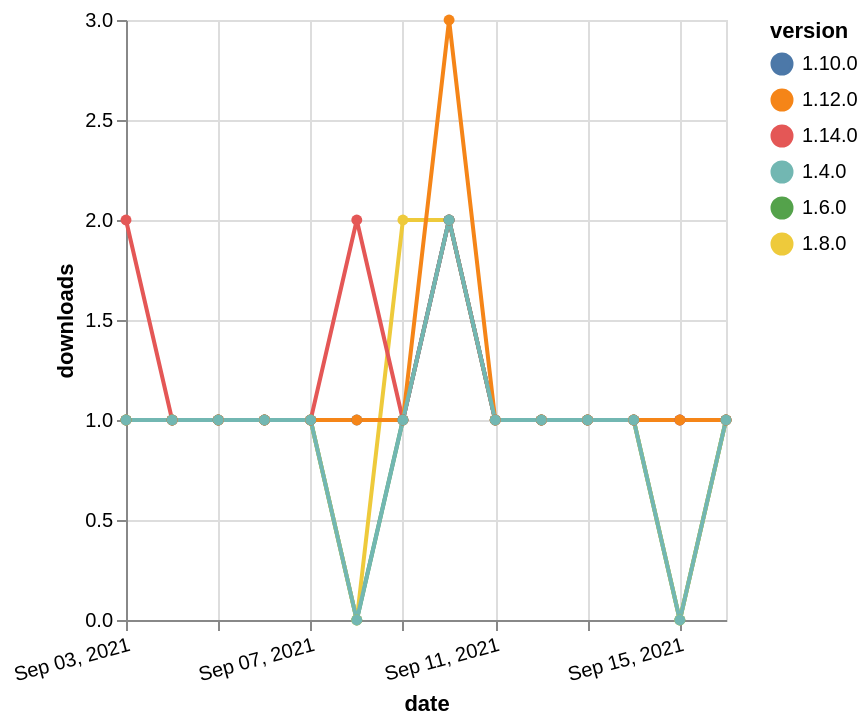

Express this chart as Vega-Lite.
### Vega-Lite specification from a JSON file in a GitHub repository (floating-point values rounded to 4 significant figures)
{"$schema": "https://vega.github.io/schema/vega-lite/v5.json", "description": "A simple bar chart with embedded data.", "data": {"values": [{"date": "2021-09-03", "total": 194, "delta": 1, "version": "1.6.0"}, {"date": "2021-09-04", "total": 195, "delta": 1, "version": "1.6.0"}, {"date": "2021-09-05", "total": 196, "delta": 1, "version": "1.6.0"}, {"date": "2021-09-06", "total": 197, "delta": 1, "version": "1.6.0"}, {"date": "2021-09-07", "total": 198, "delta": 1, "version": "1.6.0"}, {"date": "2021-09-08", "total": 198, "delta": 0, "version": "1.6.0"}, {"date": "2021-09-09", "total": 199, "delta": 1, "version": "1.6.0"}, {"date": "2021-09-10", "total": 201, "delta": 2, "version": "1.6.0"}, {"date": "2021-09-11", "total": 202, "delta": 1, "version": "1.6.0"}, {"date": "2021-09-12", "total": 203, "delta": 1, "version": "1.6.0"}, {"date": "2021-09-13", "total": 204, "delta": 1, "version": "1.6.0"}, {"date": "2021-09-14", "total": 205, "delta": 1, "version": "1.6.0"}, {"date": "2021-09-15", "total": 205, "delta": 0, "version": "1.6.0"}, {"date": "2021-09-16", "total": 206, "delta": 1, "version": "1.6.0"}, {"date": "2021-09-03", "total": 184, "delta": 1, "version": "1.8.0"}, {"date": "2021-09-04", "total": 185, "delta": 1, "version": "1.8.0"}, {"date": "2021-09-05", "total": 186, "delta": 1, "version": "1.8.0"}, {"date": "2021-09-06", "total": 187, "delta": 1, "version": "1.8.0"}, {"date": "2021-09-07", "total": 188, "delta": 1, "version": "1.8.0"}, {"date": "2021-09-08", "total": 188, "delta": 0, "version": "1.8.0"}, {"date": "2021-09-09", "total": 190, "delta": 2, "version": "1.8.0"}, {"date": "2021-09-10", "total": 192, "delta": 2, "version": "1.8.0"}, {"date": "2021-09-11", "total": 193, "delta": 1, "version": "1.8.0"}, {"date": "2021-09-12", "total": 194, "delta": 1, "version": "1.8.0"}, {"date": "2021-09-13", "total": 195, "delta": 1, "version": "1.8.0"}, {"date": "2021-09-14", "total": 196, "delta": 1, "version": "1.8.0"}, {"date": "2021-09-15", "total": 196, "delta": 0, "version": "1.8.0"}, {"date": "2021-09-16", "total": 197, "delta": 1, "version": "1.8.0"}, {"date": "2021-09-03", "total": 165, "delta": 1, "version": "1.10.0"}, {"date": "2021-09-04", "total": 166, "delta": 1, "version": "1.10.0"}, {"date": "2021-09-05", "total": 167, "delta": 1, "version": "1.10.0"}, {"date": "2021-09-06", "total": 168, "delta": 1, "version": "1.10.0"}, {"date": "2021-09-07", "total": 169, "delta": 1, "version": "1.10.0"}, {"date": "2021-09-08", "total": 170, "delta": 1, "version": "1.10.0"}, {"date": "2021-09-09", "total": 171, "delta": 1, "version": "1.10.0"}, {"date": "2021-09-10", "total": 173, "delta": 2, "version": "1.10.0"}, {"date": "2021-09-11", "total": 174, "delta": 1, "version": "1.10.0"}, {"date": "2021-09-12", "total": 175, "delta": 1, "version": "1.10.0"}, {"date": "2021-09-13", "total": 176, "delta": 1, "version": "1.10.0"}, {"date": "2021-09-14", "total": 177, "delta": 1, "version": "1.10.0"}, {"date": "2021-09-15", "total": 178, "delta": 1, "version": "1.10.0"}, {"date": "2021-09-16", "total": 179, "delta": 1, "version": "1.10.0"}, {"date": "2021-09-03", "total": 118, "delta": 2, "version": "1.14.0"}, {"date": "2021-09-04", "total": 119, "delta": 1, "version": "1.14.0"}, {"date": "2021-09-05", "total": 120, "delta": 1, "version": "1.14.0"}, {"date": "2021-09-06", "total": 121, "delta": 1, "version": "1.14.0"}, {"date": "2021-09-07", "total": 122, "delta": 1, "version": "1.14.0"}, {"date": "2021-09-08", "total": 124, "delta": 2, "version": "1.14.0"}, {"date": "2021-09-09", "total": 125, "delta": 1, "version": "1.14.0"}, {"date": "2021-09-10", "total": 127, "delta": 2, "version": "1.14.0"}, {"date": "2021-09-11", "total": 128, "delta": 1, "version": "1.14.0"}, {"date": "2021-09-12", "total": 129, "delta": 1, "version": "1.14.0"}, {"date": "2021-09-13", "total": 130, "delta": 1, "version": "1.14.0"}, {"date": "2021-09-14", "total": 131, "delta": 1, "version": "1.14.0"}, {"date": "2021-09-15", "total": 132, "delta": 1, "version": "1.14.0"}, {"date": "2021-09-16", "total": 133, "delta": 1, "version": "1.14.0"}, {"date": "2021-09-03", "total": 175, "delta": 1, "version": "1.12.0"}, {"date": "2021-09-04", "total": 176, "delta": 1, "version": "1.12.0"}, {"date": "2021-09-05", "total": 177, "delta": 1, "version": "1.12.0"}, {"date": "2021-09-06", "total": 178, "delta": 1, "version": "1.12.0"}, {"date": "2021-09-07", "total": 179, "delta": 1, "version": "1.12.0"}, {"date": "2021-09-08", "total": 180, "delta": 1, "version": "1.12.0"}, {"date": "2021-09-09", "total": 181, "delta": 1, "version": "1.12.0"}, {"date": "2021-09-10", "total": 184, "delta": 3, "version": "1.12.0"}, {"date": "2021-09-11", "total": 185, "delta": 1, "version": "1.12.0"}, {"date": "2021-09-12", "total": 186, "delta": 1, "version": "1.12.0"}, {"date": "2021-09-13", "total": 187, "delta": 1, "version": "1.12.0"}, {"date": "2021-09-14", "total": 188, "delta": 1, "version": "1.12.0"}, {"date": "2021-09-15", "total": 189, "delta": 1, "version": "1.12.0"}, {"date": "2021-09-16", "total": 190, "delta": 1, "version": "1.12.0"}, {"date": "2021-09-03", "total": 237, "delta": 1, "version": "1.4.0"}, {"date": "2021-09-04", "total": 238, "delta": 1, "version": "1.4.0"}, {"date": "2021-09-05", "total": 239, "delta": 1, "version": "1.4.0"}, {"date": "2021-09-06", "total": 240, "delta": 1, "version": "1.4.0"}, {"date": "2021-09-07", "total": 241, "delta": 1, "version": "1.4.0"}, {"date": "2021-09-08", "total": 241, "delta": 0, "version": "1.4.0"}, {"date": "2021-09-09", "total": 242, "delta": 1, "version": "1.4.0"}, {"date": "2021-09-10", "total": 244, "delta": 2, "version": "1.4.0"}, {"date": "2021-09-11", "total": 245, "delta": 1, "version": "1.4.0"}, {"date": "2021-09-12", "total": 246, "delta": 1, "version": "1.4.0"}, {"date": "2021-09-13", "total": 247, "delta": 1, "version": "1.4.0"}, {"date": "2021-09-14", "total": 248, "delta": 1, "version": "1.4.0"}, {"date": "2021-09-15", "total": 248, "delta": 0, "version": "1.4.0"}, {"date": "2021-09-16", "total": 249, "delta": 1, "version": "1.4.0"}]}, "width": "container", "mark": {"type": "line", "point": {"filled": true}}, "encoding": {"x": {"field": "date", "type": "temporal", "timeUnit": "yearmonthdate", "title": "date", "axis": {"labelAngle": -15}}, "y": {"field": "delta", "type": "quantitative", "title": "downloads"}, "color": {"field": "version", "type": "nominal"}, "tooltip": {"field": "delta"}}}
